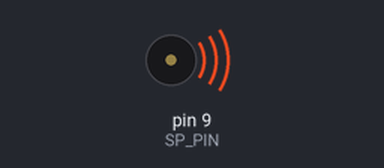
A sketch run on a simulated Arduino Uno, built with avr-gcc and run on an emulated ATmega328P. Parts: buzzer (waves = sounding). What the sketch prints to the serial monitor is not drawn. At 5.3 s the program stops and its outputs stay as they are.

Above: at 0.1 s.
At 5.3 s:
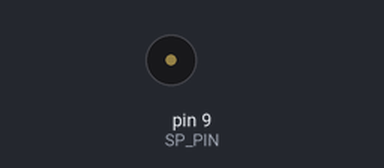
Timing chart, 0 to 6.8 s (numbered marks = the images above):
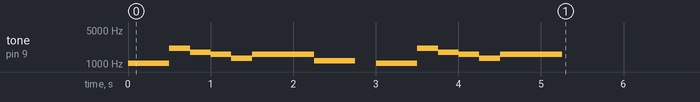

Measured:
- by itself, tone on pin 9 (SP_PIN): plays 1046 Hz for 0.50 s, 2093 Hz for 0.25 s, 1760 Hz for 0.25 s, 1568 Hz for 0.25 s, 1318 Hz for 0.25 s, 1568 Hz for 0.75 s … (13 notes in this stretch)

The sketch:

Exercise_f_.ino
```cpp
// MusicWithMoreFeatures.ino
// Play the beginning of For He's a Jolly Good Fellow.
// 4105054025、鄭琮寶

#include "pitches.h"

char* Notes[] = {"C","C","A","G","E","G","D","P","C","C","A","G","E","G","Q"}; // 修改前 {"C","E","E","E","D","E","F","E","E","D","D","D","C","D","E","C","Q"};
byte Octaves[] = {6, 7, 6, 6, 6, 6, 6, 6, 6, 7, 6, 6, 6, 6}; // 修改前 {7,7,7,7,7,7,7,7,7,7,7,7,7,7,7,7};
byte Durations[] = {2, 4, 4, 4, 4, 2, 2, 4, 2, 4, 4, 4, 4, 2}; // 修改前 { 4, 2, 4, 4, 4, 4, 2, 2, 4, 2, 4, 4, 4, 4, 2, 2};
byte Dots[] = {0, 0, 0, 0, 0, 1, 0, 0, 0, 0, 0, 0, 0, 1}; // 修改前 {0,0,0,0,0,0,1,0,0,0,0,0,0,0,1,0};

char* Notes_table[] = {"C", "d", "D", "e", "E", "F", "g", "G", "a", "A", "b", "B", "P", "Q"};
				   // {"C8","d8","D8","e8","ES", "F8","g8","G8","a8","A8","b8","B8","P","Q"}
int Frequencies[] = {4186, 4435, 4699, 4978, 5274, 5588, 5920, 6272, 6645, 7040, 7459, 7902, 0, 0}; //建立音符表頻率陣列,第八個八度音頻率範圍已超出 pitches.h 內容,故不使用

const byte SP_PIN = 9;
const int BeatsPerMin = 240; // 修改前 320
byte index;
byte offset;
int noteFreq;
int noteDuration;
byte noteOctave;
byte noteDot;
int WholeNote;

void setup() {
	pinMode(SP_PIN, OUTPUT);
	Serial.begin(9600);

}

void loop() {
	Serial.println("Program Runngin!");
	WholeNote = (60000 / BeatsPerMin) * 4;
	while(Notes[index] != "Q"){
		offset = 0;
		while(1){
			if(Notes_table[offset] == Notes[index]){
				break;
			}
			offset++;
		}
		noteOctave = Octaves[index];
		noteOctave = 8 - noteOctave;
		noteDuration = Durations[index];
		noteFreq = Frequencies[offset];
		noteFreq = noteFreq / pow(2, noteOctave);
		noteDuration = WholeNote / noteDuration;
		noteDot = Dots[index];
		if(noteDot == 1){
			noteDuration = noteDuration * 3 / (float)2;
		}
		if(noteFreq >= 31){
			tone(SP_PIN, noteFreq);
		}
		delay(noteDuration);
		noTone(SP_PIN);
		index++;
	}
	for(;;);

}
```

pitches.h
```cpp
/*************************************************
 * Public Constants
 *************************************************/

#define NOTE_B0  31
#define NOTE_C1  33
#define NOTE_CS1 35
#define NOTE_D1  37
#define NOTE_DS1 39
#define NOTE_E1  41
#define NOTE_F1  44
#define NOTE_FS1 46
#define NOTE_G1  49
#define NOTE_GS1 52
#define NOTE_A1  55
#define NOTE_AS1 58
#define NOTE_B1  62
#define NOTE_C2  65
#define NOTE_CS2 69
#define NOTE_D2  73
#define NOTE_DS2 78
#define NOTE_E2  82
#define NOTE_F2  87
#define NOTE_FS2 93
#define NOTE_G2  98
#define NOTE_GS2 104
#define NOTE_A2  110
#define NOTE_AS2 117
#define NOTE_B2  123
#define NOTE_C3  131
#define NOTE_CS3 139
#define NOTE_D3  147
#define NOTE_DS3 156
#define NOTE_E3  165
#define NOTE_F3  175
#define NOTE_FS3 185
#define NOTE_G3  196
#define NOTE_GS3 208
#define NOTE_A3  220
#define NOTE_AS3 233
#define NOTE_B3  247
#define NOTE_C4  262
#define NOTE_CS4 277
#define NOTE_D4  294
#define NOTE_DS4 311
#define NOTE_E4  330
#define NOTE_F4  349
#define NOTE_FS4 370
#define NOTE_G4  392
#define NOTE_GS4 415
#define NOTE_A4  440
#define NOTE_AS4 466
#define NOTE_B4  494
#define NOTE_C5  523
#define NOTE_CS5 554
#define NOTE_D5  587
#define NOTE_DS5 622
#define NOTE_E5  659
#define NOTE_F5  698
#define NOTE_FS5 740
#define NOTE_G5  784
#define NOTE_GS5 831
#define NOTE_A5  880
#define NOTE_AS5 932
#define NOTE_B5  988
#define NOTE_C6  1047
#define NOTE_CS6 1109
#define NOTE_D6  1175
#define NOTE_DS6 1245
#define NOTE_E6  1319
#define NOTE_F6  1397
#define NOTE_FS6 1480
#define NOTE_G6  1568
#define NOTE_GS6 1661
#define NOTE_A6  1760
#define NOTE_AS6 1865
#define NOTE_B6  1976
#define NOTE_C7  2093
#define NOTE_CS7 2217
#define NOTE_D7  2349
#define NOTE_DS7 2489
#define NOTE_E7  2637
#define NOTE_F7  2794
#define NOTE_FS7 2960
#define NOTE_G7  3136
#define NOTE_GS7 3322
#define NOTE_A7  3520
#define NOTE_AS7 3729
#define NOTE_B7  3951
#define NOTE_C8  4186
#define NOTE_CS8 4435
#define NOTE_D8  4699
#define NOTE_DS8 4978
```
